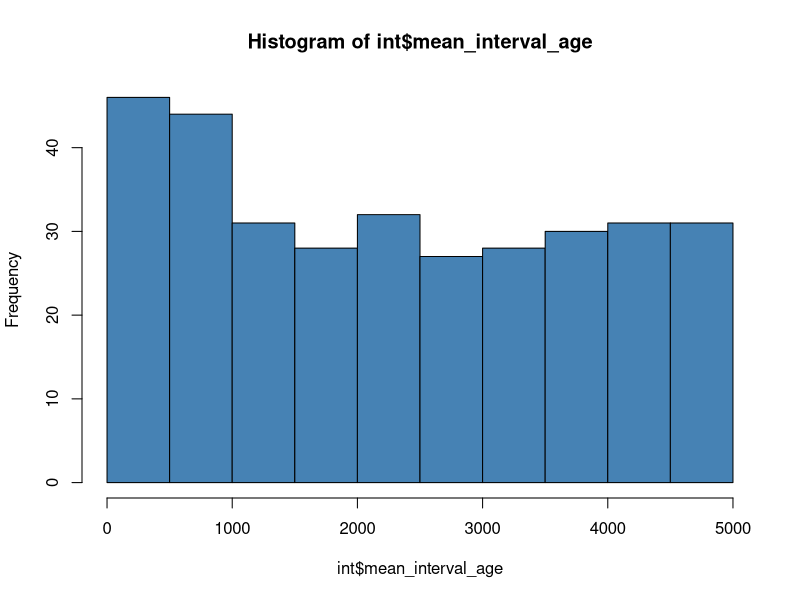

Generate this figure with R:
#Binning of the taxa into 500 year intervals####

library(dplyr)
library(ggplot2)
library(vegan)

#Standardisation 1####
mixed<-read.csv("Outputs/Stand1_unbinned.csv", check.names = FALSE)
mixed<-mixed[-c(1)]
#remove rows which contain all 0s
mixed = mixed[rowSums(mixed[5:398])>0,]

#remove rows with ages older than 5000 years
mixed = mixed[(mixed[1])<5000,]

Cal_yrs_BP<- mixed$Cal_yrs_BP
Site<- mixed$site
min<-mixed$min
max<-mixed$max
meta_data <- c("Cal_yrs_BP", "site", "min", "max")
mixed = mixed[,!(names(mixed) %in% meta_data)]

#convert to percentages
mixed<- mixed / rowSums(mixed) * 100

#Add age information
mixed$Cal_yrs_BP <-Cal_yrs_BP

#Add site information
mixed$Site <-Site

#split into new dataframe subsets
lou_mixed<- mixed[mixed$Site == "loui", ]
plu_mixed<- mixed[mixed$Site == "plum", ]
ano_mixed<- mixed[mixed$Site == "anou", ]
wai_mixed<- mixed[mixed$Site == "wait", ]
vol_mixed<- mixed[mixed$Site == "voli", ]
bon_mixed<- mixed[mixed$Site == "bona", ]
tag_mixed<- mixed[mixed$Site == "tagi", ]
yac_mixed<- mixed[mixed$Site == "yaca", ]
fin_mixed<- mixed[mixed$Site == "fine", ]
lot_mixed<- mixed[mixed$Site == "loto", ]
ngo_mixed<- mixed[mixed$Site == "ngof", ]
ava_mixed<- mixed[mixed$Site == "avai", ]
lan_mixed<- mixed[mixed$Site == "lano", ]
tuk_mixed<- mixed[mixed$Site == "tuko", ]
aro_mixed<- mixed[mixed$Site == "aroi", ]

#delete site column
lou_mixed<-lou_mixed[-c(396)]
plu_mixed<-plu_mixed[-c(396)]
ano_mixed<-ano_mixed[-c(396)]
wai_mixed<-wai_mixed[-c(396)]
vol_mixed<-vol_mixed[-c(396)]
bon_mixed<-bon_mixed[-c(396)]
tag_mixed<-tag_mixed[-c(396)]
yac_mixed<-yac_mixed[-c(396)]
fin_mixed<-fin_mixed[-c(396)]
lot_mixed<-lot_mixed[-c(396)]
ngo_mixed<-ngo_mixed[-c(396)]
ava_mixed<-ava_mixed[-c(396)]
lan_mixed<-lan_mixed[-c(396)]
tuk_mixed<-tuk_mixed[-c(396)]
aro_mixed<-aro_mixed[-c(396)]

# bin the data in 10 bins of 500 years and take the mean value of each bin
lou_mixed <- aggregate(lou_mixed, by=list(cut(lou_mixed$Cal_yrs_BP,seq(-100,4900,500))), mean)
plu_mixed <- aggregate(plu_mixed, by=list(cut(plu_mixed$Cal_yrs_BP,seq(-100,4900,500))), mean)
ano_mixed <- aggregate(ano_mixed, by=list(cut(ano_mixed$Cal_yrs_BP,seq(-100,4900,500))), mean)
wai_mixed <- aggregate(wai_mixed, by=list(cut(wai_mixed$Cal_yrs_BP,seq(-100,4900,500))), mean)
vol_mixed <- aggregate(vol_mixed, by=list(cut(vol_mixed$Cal_yrs_BP,seq(-100,4900,500))), mean)
bon_mixed <- aggregate(bon_mixed, by=list(cut(bon_mixed$Cal_yrs_BP,seq(-100,4900,500))), mean)
tag_mixed <- aggregate(tag_mixed, by=list(cut(tag_mixed$Cal_yrs_BP,seq(-100,4900,500))), mean)
yac_mixed <- aggregate(yac_mixed, by=list(cut(yac_mixed$Cal_yrs_BP,seq(-100,4900,500))), mean)
fin_mixed <- aggregate(fin_mixed, by=list(cut(fin_mixed$Cal_yrs_BP,seq(-100,4900,500))), mean)
lot_mixed <- aggregate(lot_mixed, by=list(cut(lot_mixed$Cal_yrs_BP,seq(-100,4900,500))), mean)
ngo_mixed <- aggregate(ngo_mixed, by=list(cut(ngo_mixed$Cal_yrs_BP,seq(-100,4900,500))), mean)
ava_mixed <- aggregate(ava_mixed, by=list(cut(ava_mixed$Cal_yrs_BP,seq(-100,4900,500))), mean)
lan_mixed <- aggregate(lan_mixed, by=list(cut(lan_mixed$Cal_yrs_BP,seq(-100,4900,500))), mean)
tuk_mixed <- aggregate(tuk_mixed, by=list(cut(tuk_mixed$Cal_yrs_BP,seq(-100,4900,500))), mean)
aro_mixed <- aggregate(aro_mixed, by=list(cut(aro_mixed$Cal_yrs_BP,seq(-100,4900,500))), mean)

# add site names back in
lou_mixed$Site<-"lou"
plu_mixed$Site<-"plu"
ano_mixed$Site<-"ano"
wai_mixed$Site<-"wai"
vol_mixed$Site<-"vol"
bon_mixed$Site<-"bon"
tag_mixed$Site<-"tag"
yac_mixed$Site<-"yac"
fin_mixed$Site<-"fin"
lot_mixed$Site<-"lot"
ngo_mixed$Site<-"ngo"
ava_mixed$Site<-"ava"
lan_mixed$Site<-"lan"
tuk_mixed$Site<-"tuk"
aro_mixed$Site<-"aro"

#merge
mixed<-merge(lou_mixed, plu_mixed, all=TRUE)
mixed<-merge(mixed, ano_mixed, all=TRUE)
mixed<-merge(mixed, wai_mixed, all=TRUE)
mixed<-merge(mixed, vol_mixed, all=TRUE)
mixed<-merge(mixed, bon_mixed, all=TRUE)
mixed<-merge(mixed, tag_mixed, all=TRUE)
mixed<-merge(mixed, yac_mixed, all=TRUE)
mixed<-merge(mixed, fin_mixed, all=TRUE)
mixed<-merge(mixed, lot_mixed, all=TRUE)
mixed<-merge(mixed, ngo_mixed, all=TRUE)
mixed<-merge(mixed, ava_mixed, all=TRUE)
mixed<-merge(mixed, lan_mixed, all=TRUE)
mixed<-merge(mixed, tuk_mixed, all=TRUE)
mixed<-merge(mixed, aro_mixed, all=TRUE)

# reorder the column names
mixed<-mixed[ , order(names(mixed))]

# replace all NA with 0
mixed[is.na(mixed)] <- 0

# sort by age
mixed <- mixed[order(mixed$Group.1),]

#write.csv(mixed, "Outputs/Stand1_binned.csv")

#Standardisation 2####
mixed<-read.csv("Outputs/Stand2_unbinned.csv", check.names = FALSE)
mixed<-mixed[-c(1)]
#remove rows which contain all 0s
mixed = mixed[rowSums(mixed[5:374])>0,]

#remove rows with ages older than 5000 years
mixed = mixed[(mixed[1])<5000,]

Cal_yrs_BP<- mixed$Cal_yrs_BP
Site<- mixed$site
min<-mixed$min
max<-mixed$max
meta_data <- c("Cal_yrs_BP", "site", "min", "max")
mixed = mixed[,!(names(mixed) %in% meta_data)]

#convert to percentages
mixed<- mixed / rowSums(mixed) * 100

#Add age information
mixed$Cal_yrs_BP <-Cal_yrs_BP

#Add site information
mixed$Site <-Site

#split into new dataframe subsets
lou_mixed<- mixed[mixed$Site == "loui", ]
plu_mixed<- mixed[mixed$Site == "plum", ]
ano_mixed<- mixed[mixed$Site == "anou", ]
wai_mixed<- mixed[mixed$Site == "wait", ]
vol_mixed<- mixed[mixed$Site == "voli", ]
bon_mixed<- mixed[mixed$Site == "bona", ]
tag_mixed<- mixed[mixed$Site == "tagi", ]
yac_mixed<- mixed[mixed$Site == "yaca", ]
fin_mixed<- mixed[mixed$Site == "fine", ]
lot_mixed<- mixed[mixed$Site == "loto", ]
ngo_mixed<- mixed[mixed$Site == "ngof", ]
ava_mixed<- mixed[mixed$Site == "avai", ]
lan_mixed<- mixed[mixed$Site == "lano", ]
tuk_mixed<- mixed[mixed$Site == "tuko", ]
aro_mixed<- mixed[mixed$Site == "aroi", ]

#delete site column
lou_mixed<-lou_mixed[-c(372)]
plu_mixed<-plu_mixed[-c(372)]
ano_mixed<-ano_mixed[-c(372)]
wai_mixed<-wai_mixed[-c(372)]
vol_mixed<-vol_mixed[-c(372)]
bon_mixed<-bon_mixed[-c(372)]
tag_mixed<-tag_mixed[-c(372)]
yac_mixed<-yac_mixed[-c(372)]
fin_mixed<-fin_mixed[-c(372)]
lot_mixed<-lot_mixed[-c(372)]
ngo_mixed<-ngo_mixed[-c(372)]
ava_mixed<-ava_mixed[-c(372)]
lan_mixed<-lan_mixed[-c(372)]
tuk_mixed<-tuk_mixed[-c(372)]
aro_mixed<-aro_mixed[-c(372)]

# bin the data in 10 bins of 500 years and take the mean value of each bin
lou_mixed <- aggregate(lou_mixed, by=list(cut(lou_mixed$Cal_yrs_BP,seq(-100,4900,500))), mean)
plu_mixed <- aggregate(plu_mixed, by=list(cut(plu_mixed$Cal_yrs_BP,seq(-100,4900,500))), mean)
ano_mixed <- aggregate(ano_mixed, by=list(cut(ano_mixed$Cal_yrs_BP,seq(-100,4900,500))), mean)
wai_mixed <- aggregate(wai_mixed, by=list(cut(wai_mixed$Cal_yrs_BP,seq(-100,4900,500))), mean)
vol_mixed <- aggregate(vol_mixed, by=list(cut(vol_mixed$Cal_yrs_BP,seq(-100,4900,500))), mean)
bon_mixed <- aggregate(bon_mixed, by=list(cut(bon_mixed$Cal_yrs_BP,seq(-100,4900,500))), mean)
tag_mixed <- aggregate(tag_mixed, by=list(cut(tag_mixed$Cal_yrs_BP,seq(-100,4900,500))), mean)
yac_mixed <- aggregate(yac_mixed, by=list(cut(yac_mixed$Cal_yrs_BP,seq(-100,4900,500))), mean)
fin_mixed <- aggregate(fin_mixed, by=list(cut(fin_mixed$Cal_yrs_BP,seq(-100,4900,500))), mean)
lot_mixed <- aggregate(lot_mixed, by=list(cut(lot_mixed$Cal_yrs_BP,seq(-100,4900,500))), mean)
ngo_mixed <- aggregate(ngo_mixed, by=list(cut(ngo_mixed$Cal_yrs_BP,seq(-100,4900,500))), mean)
ava_mixed <- aggregate(ava_mixed, by=list(cut(ava_mixed$Cal_yrs_BP,seq(-100,4900,500))), mean)
lan_mixed <- aggregate(lan_mixed, by=list(cut(lan_mixed$Cal_yrs_BP,seq(-100,4900,500))), mean)
tuk_mixed <- aggregate(tuk_mixed, by=list(cut(tuk_mixed$Cal_yrs_BP,seq(-100,4900,500))), mean)
aro_mixed <- aggregate(aro_mixed, by=list(cut(aro_mixed$Cal_yrs_BP,seq(-100,4900,500))), mean)

# add site names back in
lou_mixed$Site<-"lou"
plu_mixed$Site<-"plu"
ano_mixed$Site<-"ano"
wai_mixed$Site<-"wai"
vol_mixed$Site<-"vol"
bon_mixed$Site<-"bon"
tag_mixed$Site<-"tag"
yac_mixed$Site<-"yac"
fin_mixed$Site<-"fin"
lot_mixed$Site<-"lot"
ngo_mixed$Site<-"ngo"
ava_mixed$Site<-"ava"
lan_mixed$Site<-"lan"
tuk_mixed$Site<-"tuk"
aro_mixed$Site<-"aro"

#merge
mixed<-merge(lou_mixed, plu_mixed, all=TRUE)
mixed<-merge(mixed, ano_mixed, all=TRUE)
mixed<-merge(mixed, wai_mixed, all=TRUE)
mixed<-merge(mixed, vol_mixed, all=TRUE)
mixed<-merge(mixed, bon_mixed, all=TRUE)
mixed<-merge(mixed, tag_mixed, all=TRUE)
mixed<-merge(mixed, yac_mixed, all=TRUE)
mixed<-merge(mixed, fin_mixed, all=TRUE)
mixed<-merge(mixed, lot_mixed, all=TRUE)
mixed<-merge(mixed, ngo_mixed, all=TRUE)
mixed<-merge(mixed, ava_mixed, all=TRUE)
mixed<-merge(mixed, lan_mixed, all=TRUE)
mixed<-merge(mixed, tuk_mixed, all=TRUE)
mixed<-merge(mixed, aro_mixed, all=TRUE)

# reorder the column names
mixed<-mixed[ , order(names(mixed))]

# replace all NA with 0
mixed[is.na(mixed)] <- 0

# sort by age
mixed <- mixed[order(mixed$Group.1),]

#write.csv(mixed, "Outputs/Stand2_binned.csv")

#Samples per bin stand1####
#here I summerise how many pollen assemblages
#or samples are in each bin.
#both standardisations have 328 observations
int<-read.csv("Outputs/Stand1_unbinned_int.csv")
int<-int[c(3,6)]
hist(int$mean_interval_age, col='steelblue')

int<-int %>%
  group_by(site,mean_interval_age) %>%
  dplyr::summarize(n())
#write.csv(int, "Outputs/samples_per_bin.csv")
int<-reshape(int, idvar = "site", timevar = "mean_interval_age", direction = "wide")